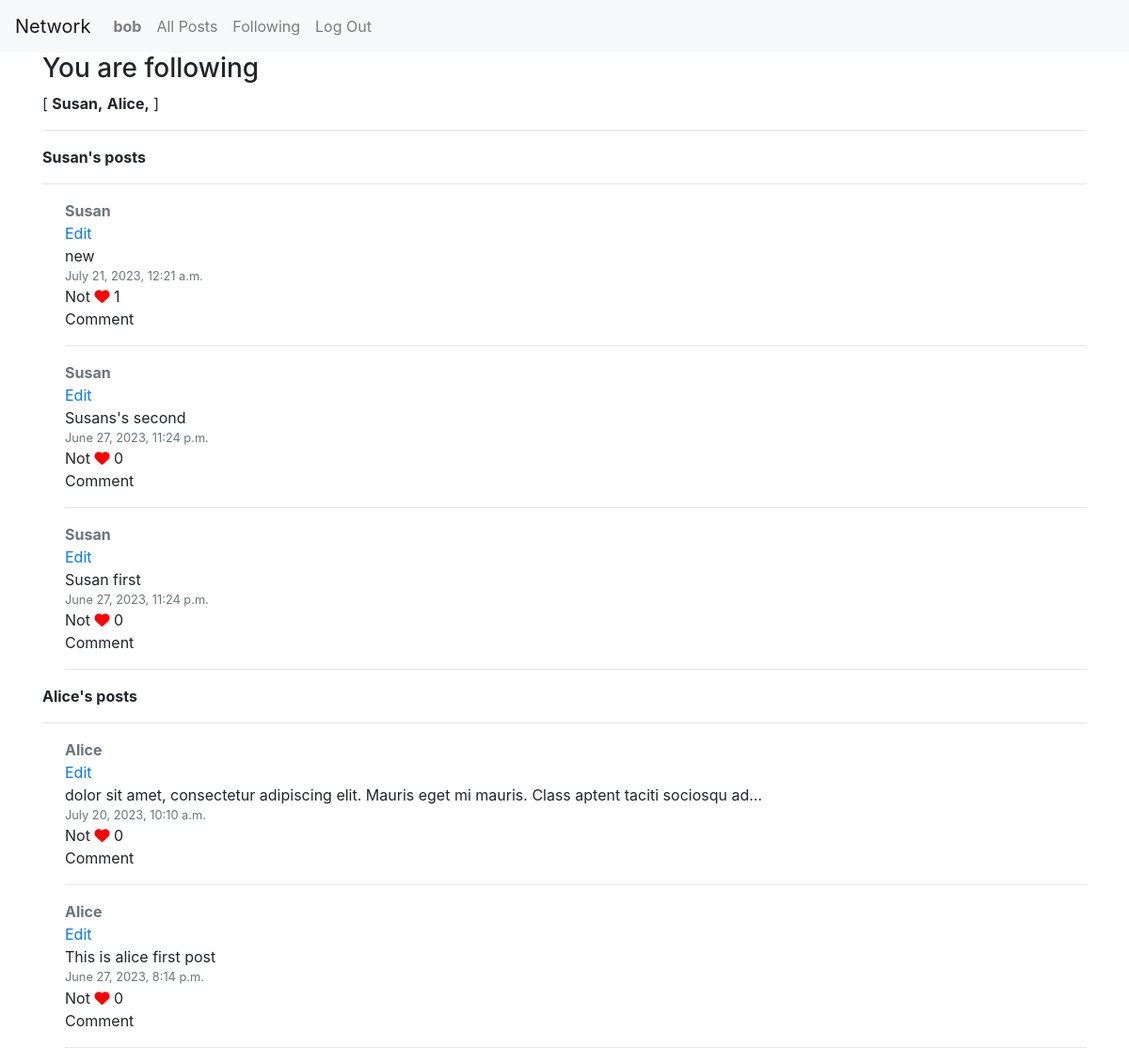
The app's page /following (signed in) with its own data.
### network/models.py (models this page shows, shortened)
class User(AbstractUser):
    pass

class Profile(models.Model):
    user = models.OneToOneField(User, on_delete=models.CASCADE)
    follows = models.ManyToManyField('self', related_name="followed_by", symmetrical=False, blank=True)
    def create_profile(sender, instance, created, **kwargs):
        if created:
            user_profile = Profile(user=instance)
            user_profile.save()
    post_save.connect(create_profile, sender=User)

class Post(models.Model):
    content = models.TextField(verbose_name='')
    user = models.ForeignKey(User, on_delete=models.CASCADE)
    comment = models.ForeignKey(Comment, on_delete=models.CASCADE, blank=True, null=True)
    pub_date = models.DateTimeField(auto_now_add=True)
    likes = models.ManyToManyField(User, related_name="post_like", blank=True)
    class Meta:
        ordering = ["-pub_date"]

### network/views.py (the view)
# urls.py: path('following', views.following, name="following")
def following(request):
    if request.user.is_authenticated:
        following = request.user.profile.follows.all()
        profiles_followed = [_profile for _profile in following]
        return render(request, 'network/following.html', {'profiles_followed':profiles_followed })
    return HttpResponseRedirect(reverse('login'))

### network/templates/network/following.html
{% extends "network/layout.html" %}
{% block body %}
  <div class="container">
    {% if profiles_followed %}
    <p class="h3">You are following</p>
    [
    {% for profile in profiles_followed  %}
      <span class="font-weight-bold">{{ profile.user.username | capfirst }},</span>
    {% endfor %}
    ]
    <hr>
    {% endif %}
    {% for profile in profiles_followed  %}
      <p class="font-weight-bold">{{ profile.user.username | capfirst }}'s posts</p>
      <hr>
      <div class="ml-4">
        {% for post in profile.user.post_set.all  %}
          <a href="{% url 'profile' post.user.profile.id %}" class="my-1 font-weight-bold text-secondary">{{post.user | capfirst }}</a>
          <a class="d-block" href="#">Edit</a>
          <p class="my-0">{{ post.content|truncatechars:100 }} {% if post.content.count > 100 %}...{% endif %}</p>
          <p class="my-0 text-muted small">{{post.pub_date}}</p>
          {% if request.user in post.likes.all %}<h1>in</h1>{% else %}Not {% endif %}<i class="fa-solid fa-heart" style="color: #ff0000;"></i>
          <span>{{ post.likes.count }}</span>
          <p class="my-0">Comment</p>
          <hr>
        {% endfor %}
      </div>
    {% empty %}
      <p class="h3">You are not following any profile</p>
    {% endfor %}
  </div>
  {% endblock %}

### network/templates/network/layout.html (shortened to what this page needs)
{% load static %}
<!DOCTYPE html>
<html lang="en">
    <head>
        <link rel="stylesheet" href="https://stackpath.bootstrapcdn.com/bootstrap/4.4.1/css/bootstrap.min.css">
        <link href="{% static 'network/styles.css' %}" rel="stylesheet">
    </head>
    <body>
        <nav class="navbar navbar-expand-lg navbar-light bg-light">
            <a class="navbar-brand" href="#">Network</a>
            <div>
              <ul class="navbar-nav mr-auto">
                {% if user.is_authenticated %}
                    <li class="nav-item">
                        <a class="nav-link" href="#"><strong>{{ user.username }}</strong></a>
                    </li>
                {% endif %}
                <li class="nav-item">
                  <a class="nav-link" href="{% url 'index' %}">All Posts</a>
                </li>
                {% if user.is_authenticated %}
                    <li class="nav-item">
                        <a class="nav-link" href="{% url 'following' %}">Following</a>
                    </li>
                    <li class="nav-item">
                        <a class="nav-link" href="{% url 'logout' %}">Log Out</a>
                    </li>
                {% endif %}
              </ul>
            </div>
          </nav>
        <div class="body">
            {% block body %}
            {% endblock %}
        </div>
    </body>
</html>

### records on screen
User: username "bob"
Profile: user.username "Susan"
Profile: user.username "Alice"
Post: user "Susan", content "new", pub_date "July 21, 2023, 12:21 a.m.", shows "Not", likes.count "1"
Post: user "Susan", content "Susans's second", pub_date "June 27, 2023, 11:24 p.m.", shows "Not", likes.count "0"
Post: user "Susan", content "Susan first", pub_date "June 27, 2023, 11:24 p.m.", shows "Not", likes.count "0"
Post: user "Alice", content "dolor sit amet, consectetur adipiscing elit. Mauris eget mi mauris. Class aptent taciti sociosqu ad…", pub_date "July 20, 2023, 10:10 a.m.", shows "Not", likes.count "0"
Post: user "Alice", content "This is alice first post", pub_date "June 27, 2023, 8:14 p.m.", shows "Not", likes.count "0"
